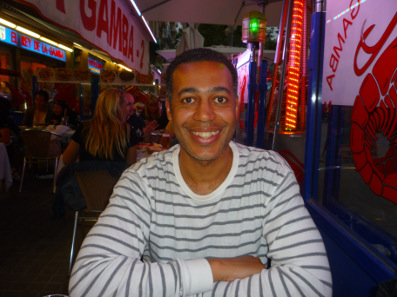
#> input picture test files/P1060072.jpg, 397 x 297 px, given in place of the camera
$ python motion.py   (older library calls are emulated)
#> lines starting #> are read from the running program, lines starting #| are printed output that depends on the picture
### classes/OpenCvImage.py
import cv2
import cv2.cv as cv
import numpy as np
from OpenCvColours import *
from copy import deepcopy


hsv_map = np.zeros((180, 256, 3), np.uint8)
h, s = np.indices(hsv_map.shape[:2])
hsv_map[:, :, 0] = h
hsv_map[:, :, 1] = s
hsv_map[:, :, 2] = 255
hsv_map = cv2.cvtColor(hsv_map, cv2.COLOR_HSV2BGR)
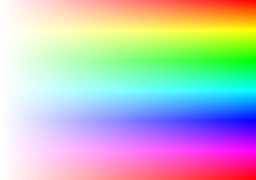
#> hsv_map: shape (180, 256, 3); mean B, G, R 190.8, 190.8, 190.9


class OpenCvImage(object):


    def __init__(self, image, fileName = None):

        self._image = image
        self._fileName = fileName
        self._shape = image.shape[1::-1]

        self._isColour = False
        if image.ndim == 3:
            self._isColour = True


    # [8 lines left out: function fromFile, not called in this run]

    def saveAs(self, filename):

        cv2.imwrite(filename, self._image)


    def image(self):

        return self._image


    def shape(self):

        return self._shape


    # [8 lines left out: function toFile, not called in this run]


    def isColour(self):

        return self._isColour


    # [453 lines left out: functions toGrayScale, toColour, toColoursRC, toColoursRGV, toColoursCMV, toGaussianBlurred and 21 more, not called in this run]

### classes/OpenCvVideoCapture.py
import cv2
from datetime import datetime
import numpy as np
import matplotlib.pyplot as plt

from OpenCvImage import OpenCvImage


class OpenCvVideoCapture(object):

    def __init__(self, cameraIndex = 0, fileName = None, previewWindow = None):

        if fileName is not None:
            self._fileName = fileName
            self._videoCapture = cv2.VideoCapture(fileName)
            self._captureType = 'file'
        else:
            self._videoCapture = cv2.VideoCapture(cameraIndex)
            self._captureType = 'camera'

        self._previousFrame = None
        self._currentFrame = None
        self._previewWindow = previewWindow

    def reloadVideo(self):

        self._videoCapture = cv2.VideoCapture(self._fileName)


    # Properties

    def getWidth(self):
            return int(self._videoCapture.get(cv2.cv.CV_CAP_PROP_FRAME_WIDTH))
    def getHeight(self):
            return int(self._videoCapture.get(cv2.cv.CV_CAP_PROP_FRAME_HEIGHT))
    def getSize(self):
        return (self.getWidth(), self.getHeight())

    def getFourCC(self):
        return int(self._videoCapture.get(cv2.cv.CV_CAP_PROP_FOURCC))

    def getPosFrames(self):
        return int(self._videoCapture.get(cv2.cv.CV_CAP_PROP_POS_FRAMES))
    def getPosMilliseconds(self):
        return int(self._videoCapture.get(cv2.cv.CV_CAP_PROP_POS_MSEC))

    def getFrameCount(self):
        return int(self._videoCapture.get(cv2.cv.CV_CAP_PROP_FRAME_COUNT))

    def getFrameIndex(self):
        return int(self._videoCapture.get(cv2.cv.CV_CAP_PROP_POS_FRAMES))

    def setFrameIndex(self, index):
        self._videoCapture.set(cv2.cv.CV_CAP_PROP_POS_FRAMES, int(index))


    # Methods

    def readFrame(self, index = None):
        '''
        returns None if the capture is not successful
        '''
        if index is not None:
            self._videoCapture.set(cv2.cv.CV_CAP_PROP_POS_FRAMES, index)
        success, frame = self._videoCapture.read()
#> frame is the input picture: shape (297, 397, 3); mean B, G, R 68.1, 67.1, 89.7
        if success:
            self._previousFrame = self._currentFrame
            self._currentFrame = frame

            if self._previewWindow is not None:
                self._previewWindow.showImage(OpenCvImage(frame))

        return frame


    def readImage(self):
        '''
        Returns an OpenCvImage of the next frame in the file
        '''
        frame = self.readFrame()
        if frame is None:
            return None
        else:
            return OpenCvImage(frame)


    def release(self):
        '''
        Ends the capturing of video and closes any preview window
        '''
        self._videoCapture.release()
        if self._previewWindow is not None:
            self._previewWindow.destroyWindow()


    # [31 lines left out: functions isOpened, absDiff, plotSumsAbsDiff, not called in this run]


class OpenCvVideoFileCapture(OpenCvVideoCapture):


    def __init__(self, fileName):

        OpenCvVideoCapture.__init__(self, fileName = fileName)

    # Properties
    def getFramesPerSecond(self):

        return int(self._videoCapture.get(cv2.cv.CV_CAP_PROP_FPS))


class OpenCvVideoCameraCapture(OpenCvVideoCapture):

    def __init__(self, cameraIndex = 0):

        OpenCvVideoCapture.__init__(self, cameraIndex = cameraIndex)

    # Properties

    # [9 lines left out: function getFramesPerSecond, not called in this run]


### classes/OpenCvWindow.py
import cv2
import numpy as np


class OpenCvWindow(object):


    def __init__(self, windowName, windowType = 'fixed', flipLR = True, keypressCallback = None):
        '''
        Wrapper class for an OpenCV Named Window
        '''
        assert windowType in ('fixed', 'resizable') # TODO: Add OpenGL

        self._windowName = windowName

        if windowType == 'fixed':
            cv2.namedWindow(windowName, cv2.WINDOW_AUTOSIZE)
        elif windowType == 'resizable':
            cv2.namedWindow(windowName, cv2.WINDOW_NORMAL)

        self._flipLR = flipLR
        self.keypressCallback = keypressCallback


    def showImage(self, openCvImage):

        if self._flipLR:
            cv2.imshow(self._windowName, np.fliplr(openCvImage.image()))
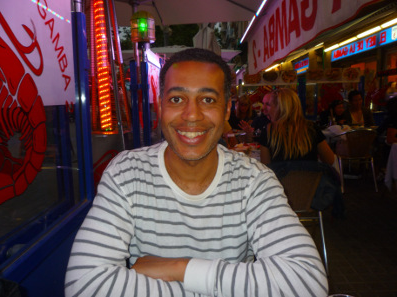
#> window 'Preview for camera 1': shape (297, 397, 3); mean B, G, R 68.1, 67.1, 89.7
        else:
            cv2.imshow(self._windowName, openCvImage.image())


    def destroyWindow(self):

        cv2.destroyWindow(self._windowName)
        self._isWindowCreated = False


    # [7 lines left out: function processEvents, not called in this run]


### scripts/motion.py
# -*- coding: utf-8 -*-
"""
Created on Sat Aug  8 23:38:13 2015

@author: vahndi
"""

from OpenCvVideoCapture import OpenCvVideoCapture, OpenCvVideoCameraCapture
from OpenCvVideoWriter import OpenCvVideoWriter
from OpenCvImage import OpenCvImage
from OpenCvWindow import OpenCvWindow
import numpy as np
import cv2


def previewVideoCamera(cameraIndex = 0):
    '''
    Shows a preview on screen of the video recorded by the specified camera
    '''
    capture = OpenCvVideoCameraCapture(cameraIndex)
    win = OpenCvWindow('Preview for camera %i' % cameraIndex)
    while True:
        try:
            image = capture.readImage()
#            image.drawRectangle((10, 10, 50, 50), (0, 120, 255))
#            OpenCvImage.copyRectangle(image, image, (10, 10, 50, 50), (100, 100, 50, 50))
#            OpenCvImage.swapRectangles(image, image, [(10, 10, 50, 50), (100, 100, 50, 50), (320, 240, 50, 50)])
            win.showImage(image)
            if cv2.waitKey(1) & 0xFF == ord('q'):
#> (key q is pressed here)
                break
        except KeyboardInterrupt:
            break

    capture.release()
    win.destroyWindow()


# [75 lines left out: functions plotMotionHistogram, recordMotionAbsoluteThreshold, recordMotionMedianThreshold, not called in this run]


previewVideoCamera(1)
#recordMotionMedianThreshold()
